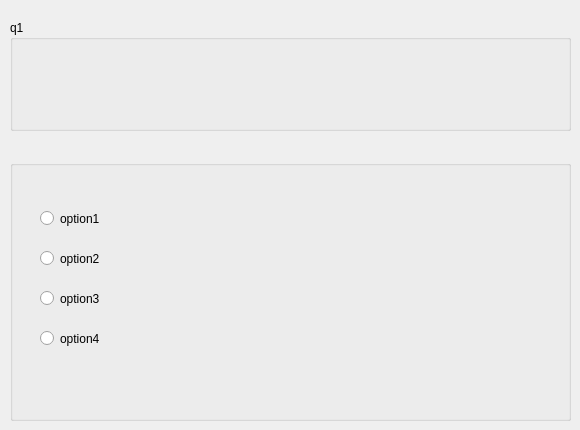
    <widget class="QWidget" name="page_1">
     <widget class="QGroupBox" name="groupBox_6">
      <property name="geometry">
       <rect>
        <x>10</x>
        <y>20</y>
        <width>561</width>
        <height>111</height>
       </rect>
      </property>
      <property name="title">
       <string>q1</string>
      </property>
      <widget class="QLabel" name="questionLabel">
       <property name="geometry">
        <rect>
         <x>10</x>
         <y>10</y>
         <width>541</width>
         <height>91</height>
        </rect>
       </property>
       <property name="text">
        <string/>
       </property>
      </widget>
     </widget>
     <widget class="QGroupBox" name="groupBox_7">
      <property name="geometry">
       <rect>
        <x>10</x>
        <y>160</y>
        <width>561</width>
        <height>261</height>
       </rect>
      </property>
      <property name="title">
       <string/>
      </property>
      <widget class="QRadioButton" name="option1_3">
       <property name="geometry">
        <rect>
         <x>30</x>
         <y>50</y>
         <width>82</width>
         <height>17</height>
        </rect>
       </property>
       <property name="text">
        <string>option1</string>
       </property>
      </widget>
      <widget class="QRadioButton" name="option2_3">
       <property name="geometry">
        <rect>
         <x>30</x>
         <y>90</y>
         <width>82</width>
         <height>17</height>
        </rect>
       </property>
       <property name="text">
        <string>option2</string>
       </property>
      </widget>
      <widget class="QRadioButton" name="option3_3">
       <property name="geometry">
        <rect>
         <x>30</x>
         <y>130</y>
         <width>82</width>
         <height>17</height>
        </rect>
       </property>
       <property name="text">
        <string>option3</string>
       </property>
      </widget>
      <widget class="QRadioButton" name="option4_3">
       <property name="geometry">
        <rect>
         <x>30</x>
         <y>170</y>
         <width>82</width>
         <height>17</height>
        </rect>
       </property>
       <property name="text">
        <string>option4</string>
       </property>
      </widget>
      <widget class="QLabel" name="answer1_3">
       <property name="geometry">
        <rect>
         <x>40</x>
         <y>70</y>
         <width>47</width>
         <height>13</height>
        </rect>
       </property>
       <property name="text">
        <string/>
       </property>
      </widget>
      <widget class="QLabel" name="answer2_3">
       <property name="geometry">
        <rect>
         <x>40</x>
         <y>190</y>
         <width>47</width>
         <height>13</height>
        </rect>
       </property>
       <property name="text">
        <string/>
       </property>
      </widget>
      <widget class="QLabel" name="answer3_3">
       <property name="geometry">
        <rect>
         <x>40</x>
         <y>150</y>
         <width>47</width>
         <height>13</height>
        </rect>
       </property>
       <property name="text">
        <string/>
       </property>
      </widget>
      <widget class="QLabel" name="answer4_3">
       <property name="geometry">
        <rect>
         <x>40</x>
         <y>110</y>
         <width>47</width>
         <height>13</height>
        </rect>
       </property>
       <property name="text">
        <string/>
       </property>
      </widget>
     </widget>
    </widget>
